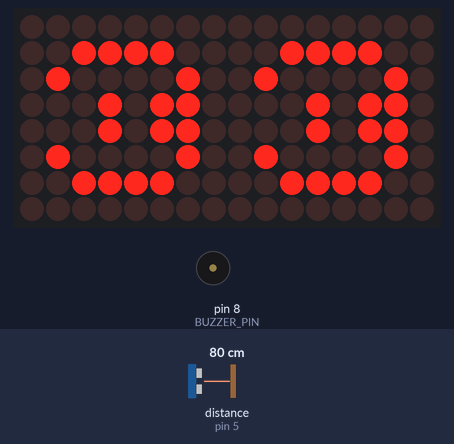
The sketch below on a simulated Arduino Uno, built with avr-gcc and run on an emulated ATmega328P. Shown: 16×8 LED matrix, buzzer (waves = sounding). Wiring (inferred from the names in the program): ultrasonic range finder: trigger pin 6; echo pin 5. The test bench sets the inputs (shaded band); at power-on: distance to the obstacle (sensor on pin 5) 80 cm. The echo pulse lasts 58.3 µs per cm.

Above: at 1.2 s.
1.3 s: distance to the obstacle (sensor on pin 5) set to 12 cm
At 2.5 s:
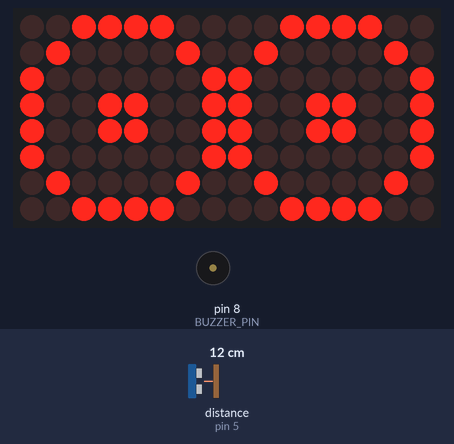
2.8 s: distance to the obstacle (sensor on pin 5) set to 9 cm
At 4.0 s:
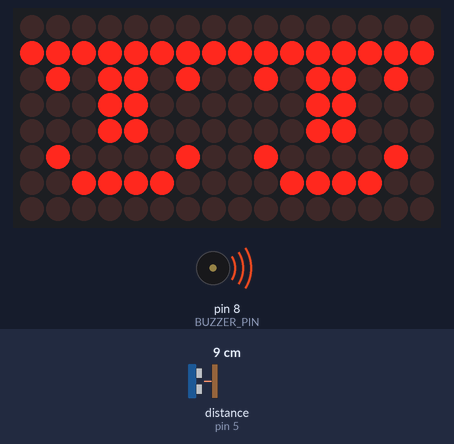
4.3 s: distance to the obstacle (sensor on pin 5) set to 35 cm
At 5.2 s:
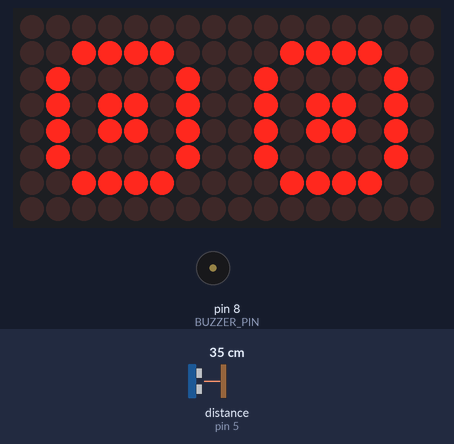
6.0 s: distance to the obstacle (sensor on pin 5) set to 2 cm
At 6.4 s:
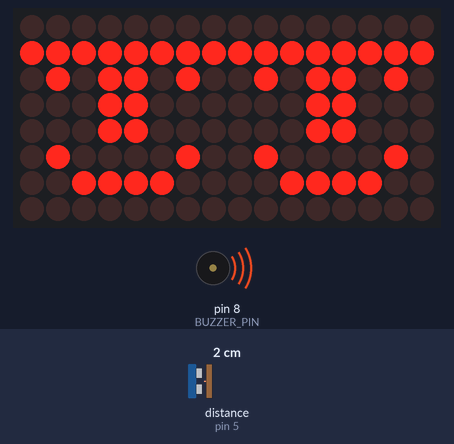
7.5 s: distance to the obstacle (sensor on pin 5) set to 18 cm
At 8.6 s:
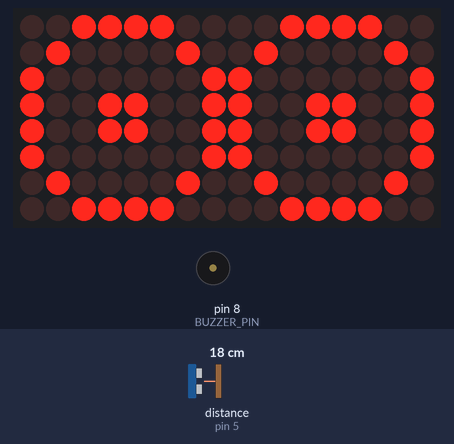
Timing chart, 0 to 10.0 s (numbered marks = the images above; inputs shaded):
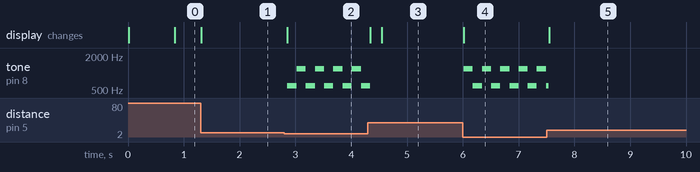

The sketch:

DotMatrix-UltrasonicSensor-gozkirpma-buzzer.ino
```cpp
#include "LedControl.h"

// --- PİN AYARLARI ---
#define DIN_PIN 11
#define CS_PIN 10
#define CLK_PIN 13
#define TRIG_PIN 6
#define ECHO_PIN 5
#define BUZZER_PIN 8 // YENİ: Buzzer Pini

LedControl ekran = LedControl(DIN_PIN, CLK_PIN, CS_PIN, 2);

// --- PİKSEL ÇİZİMLERİ (MİMİKLER) ---
byte gozNormal[8] = { B00000000, B00111100, B01000010, B01011010, B01011010, B01000010, B00111100, B00000000 };
byte gozKapali[8] = { B00000000, B00000000, B00000000, B01111110, B00000000, B00000000, B00000000, B00000000 };
byte gozSol[8]    = { B00000000, B00111100, B01000010, B01101000, B01101000, B01000010, B00111100, B00000000 };
byte gozSag[8]    = { B00000000, B00111100, B01000010, B00010110, B00010110, B01000010, B00111100, B00000000 };
byte gozSaskin[8] = { B00111100, B01000010, B10000001, B10011001, B10011001, B10000001, B01000010, B00111100 };
byte gozKizgin[8] = { B00000000, B11111111, B01011010, B00011000, B00011000, B01000010, B00111100, B00000000 };
byte harfZ[8]     = { B00000000, B01111110, B00000100, B00001000, B00010000, B00100000, B01111110, B00000000 };

// --- ZAMANLAMA DEĞİŞKENLERİ ---
unsigned long sonGormeZamani = 0;
unsigned long sonKirpmaZamani = 0;
unsigned long sonBakmaZamani = 0;
unsigned long sonUykuAnimasyonu = 0;
unsigned long sonBuzzerZamani = 0; // YENİ: Buzzer ritmi için sayaç

bool sagaBakiyor = false;
bool zGosteriyor = false;
bool inceSes = false;      // YENİ: İnce ve kalın ses arasında geçiş için

const int uykuSuresi = 10000;

void setup() {
  pinMode(TRIG_PIN, OUTPUT);
  pinMode(ECHO_PIN, INPUT);
  pinMode(BUZZER_PIN, OUTPUT); // YENİ: Buzzer çıkış olarak ayarlandı

  for(int i = 0; i < 2; i++) {
    ekran.shutdown(i, false);
    ekran.setIntensity(i, 4);
    ekran.clearDisplay(i);
  }
  Serial.begin(9600);
}

void loop() {
  // 1. MESAFEYİ ÖLÇ
  digitalWrite(TRIG_PIN, LOW);
  delayMicroseconds(2);
  digitalWrite(TRIG_PIN, HIGH);
  delayMicroseconds(10);
  digitalWrite(TRIG_PIN, LOW);

  long duration = pulseIn(ECHO_PIN, HIGH);
  int mesafe = duration * 0.034 / 2;

  if (mesafe <= 0 || mesafe > 400) {
    mesafe = 400;
  }

  // 2. KRONOMETREYİ OKU
  unsigned long suAn = millis();

  // 3. DUYGU MOTORU VE KARAR AĞACI
  if (mesafe < 40) {
    sonGormeZamani = suAn;
  }

  // DURUM 1: KIZGIN VE BAĞIRAN MOD (< 10 cm)
  if (mesafe < 10) {
    ikiGozuDeCiz(gozKizgin);

    // Her 150 milisaniyede bir sesi değiştir (Siren efekti)
    if (suAn - sonBuzzerZamani > 150) {
      if (inceSes) {
        tone(BUZZER_PIN, 1200); // İnce rahatsız edici ses
      } else {
        tone(BUZZER_PIN, 600);  // Kalın rahatsız edici ses
      }
      inceSes = !inceSes; // Durumu tersine çevir
      sonBuzzerZamani = suAn;
    }
  }

  // DİĞER TÜM DURUMLAR (Kişi 10 cm'den uzaksa)
  else {
    noTone(BUZZER_PIN); // YENİ: Robot kızgın değilse kesinlikle sussun

    // DURUM 2: ŞAŞKIN (10 - 20 cm)
    if (mesafe >= 10 && mesafe < 20) {
      ikiGozuDeCiz(gozSaskin);
    }
    // DURUM 3: NORMAL GÖZ KIRPAN (20 - 40 cm)
    else if (mesafe >= 20 && mesafe < 40) {
      if (suAn - sonKirpmaZamani > 3000) {
        ikiGozuDeCiz(gozKapali);
        delay(150);
        sonKirpmaZamani = suAn;
      } else {
        ikiGozuDeCiz(gozNormal);
      }
    }
    // DURUM 4: UZAKTA KİMSE YOK (Uyku veya Sıkılma)
    else {
      if (suAn - sonGormeZamani > uykuSuresi) {
        // Uyku Modu (Zzz)
        if (suAn - sonUykuAnimasyonu > 1000) {
          zGosteriyor = !zGosteriyor;
          sonUykuAnimasyonu = suAn;
        }
        if (zGosteriyor) {
          ikiGozuDeCiz(harfZ);
        } else {
          ikiGozuDeCiz(gozKapali);
        }
      } else {
        // Sıkılma Modu (Sağa sola bakma)
        if (suAn - sonBakmaZamani > 800) {
          sagaBakiyor = !sagaBakiyor;
          sonBakmaZamani = suAn;
        }
        if (sagaBakiyor) {
          ikiGozuDeCiz(gozSag);
        } else {
          ikiGozuDeCiz(gozSol);
        }
      }
    }
  }

  delay(50);
}

// --- YARDIMCI FONKSİYON ---
void ikiGozuDeCiz(byte sekil[]) {
  for (int satir = 0; satir < 8; satir++) {
    ekran.setRow(0, satir, sekil[satir]);
    ekran.setRow(1, satir, sekil[satir]);
  }
}
```

Measured:
- the behaviour switches between 11 and 10 cm on distance to the obstacle (sensor on pin 5) (found by bisection; images 1 and 2)
- after the input at 1.3 s, the display: changes at once (image 1)
- after the input at 2.8 s, tone on pin 8 (BUZZER_PIN): alternates 1200 Hz for 0.17 s and 600 Hz for 0.17 s, starting after 0.06 s; the display: changes after 0.06 s (image 2)
- after the input at 4.3 s, the display: first changes at once (image 3 shows a later state)
- after the input at 6.0 s, tone on pin 8 (BUZZER_PIN): alternates 1200 Hz for 0.16 s and 600 Hz for 0.16 s, starting at once; the display: changes at once (image 4)
- after the input at 7.5 s, the display: changes after 0.05 s (image 5)
